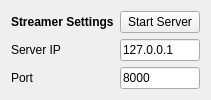
<?xml version="1.0" encoding="UTF-8"?>
<ui version="4.0">
 <class>Form</class>
 <widget class="QWidget" name="Form">
  <property name="geometry">
   <rect>
    <x>0</x>
    <y>0</y>
    <width>208</width>
    <height>95</height>
   </rect>
  </property>
  <property name="windowTitle">
   <string>Form</string>
  </property>
  <layout class="QGridLayout" name="gridLayout">
   <item row="0" column="0">
    <widget class="QLabel" name="label">
     <property name="text">
      <string>&lt;html&gt;&lt;head/&gt;&lt;body&gt;&lt;p&gt;&lt;span style=&quot; font-weight:600;&quot;&gt;Streamer Settings&lt;/span&gt;&lt;/p&gt;&lt;/body&gt;&lt;/html&gt;</string>
     </property>
    </widget>
   </item>
   <item row="0" column="1">
    <widget class="QPushButton" name="pushButton">
     <property name="text">
      <string>Start Server</string>
     </property>
    </widget>
   </item>
   <item row="1" column="0">
    <widget class="QLabel" name="label_2">
     <property name="text">
      <string>Server IP</string>
     </property>
    </widget>
   </item>
   <item row="1" column="1">
    <widget class="QLineEdit" name="lineEdit">
     <property name="text">
      <string>127.0.0.1</string>
     </property>
    </widget>
   </item>
   <item row="2" column="0">
    <widget class="QLabel" name="label_3">
     <property name="text">
      <string>Port</string>
     </property>
    </widget>
   </item>
   <item row="2" column="1">
    <widget class="QLineEdit" name="lineEdit_2">
     <property name="text">
      <string>8000</string>
     </property>
    </widget>
   </item>
  </layout>
 </widget>
 <resources/>
 <connections/>
</ui>
